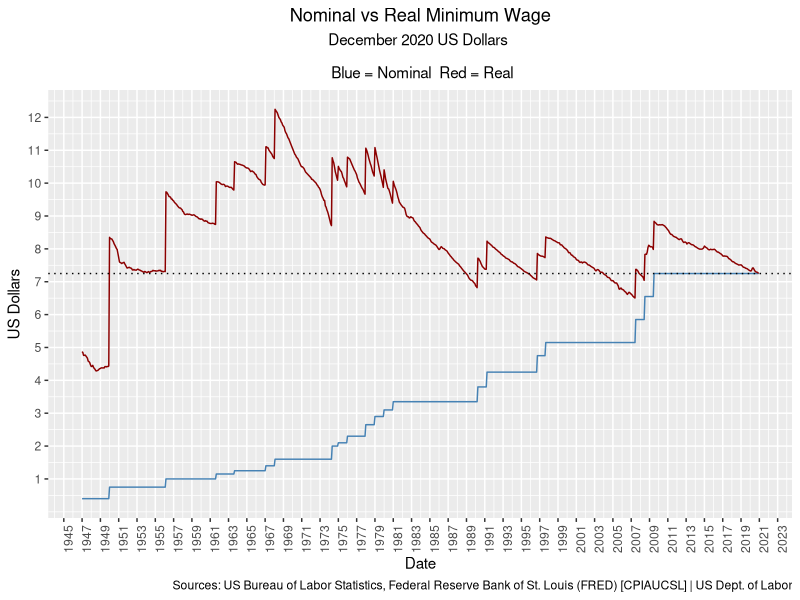
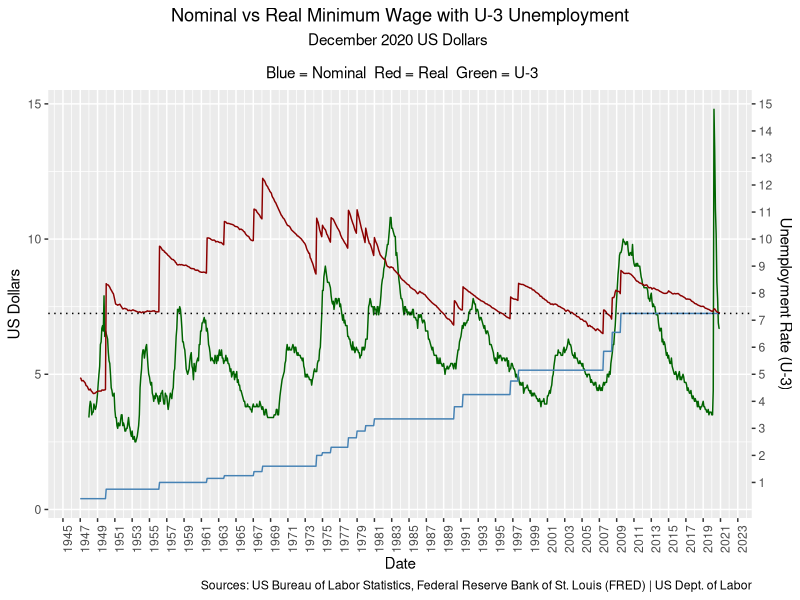

These figures' R source, in order:
## ---- chunk 1
knitr::opts_chunk$set(echo = TRUE)
## ---- chunk 2
# Load libraries
library(readxl)
library(tidyverse)
library(lubridate)
## ---- chunk 3
# Load data
Minimum_Wage_Master <- read_excel("Minimum Wage Master.xlsx")
## ---- chunk 4
# Clean up
Minimum_Wage_Master$Date <- ymd(Minimum_Wage_Master$Date)
Minimum_Wage_Master$President_Party <- as.factor(Minimum_Wage_Master$President_Party)
## ---- chunk 5
# Nominal and Real adjusted for December 2020 dollars
ggplot(data = Minimum_Wage_Master) +
  geom_line(aes(x = Date, y = Min_Wage_Nominal), color = "steelblue") +
  geom_line(aes(x = Date, y = Min_Wage_Dec_2020_Dollars_CPI), color = "darkred") +
  ggtitle("Nominal vs Real Minimum Wage", subtitle = "December 2020 US Dollars \n\n Blue = Nominal  Red = Real") +
  theme(plot.title = element_text(hjust = 0.5)) + 
  theme(plot.subtitle = element_text(hjust = 0.5)) + 
  labs(caption = "Sources: US Bureau of Labor Statistics, Federal Reserve Bank of St. Louis (FRED) [CPIAUCSL] | US Dept. of Labor") +
  xlab("Date") +
  ylab("US Dollars") +
  geom_hline(yintercept = 7.25, linetype = 'dotted') +
  scale_x_date(date_breaks = "2 year", date_labels = "%Y") +
  theme(axis.text.x=element_text(angle=90, hjust=1)) +
  scale_y_continuous(breaks = 1:15)

## ---- chunk 6
# Nominal and Real adjusted for December 2020 dollars
ggplot(data = Minimum_Wage_Master) +
  geom_line(aes(x = Date, y = U3_Rate), color = "darkgreen") +
  geom_line(aes(x = Date, y = Min_Wage_Nominal), color = "steelblue") +
  geom_line(aes(x = Date, y = Min_Wage_Dec_2020_Dollars_CPI), color = "darkred") +
  ggtitle("Nominal vs Real Minimum Wage with U-3 Unemployment", subtitle = "December 2020 US Dollars \n\n Blue = Nominal  Red = Real  Green = U-3") +
  theme(plot.title = element_text(hjust = 0.5)) + 
  theme(plot.subtitle = element_text(hjust = 0.5)) + 
  labs(caption = "Sources: US Bureau of Labor Statistics, Federal Reserve Bank of St. Louis (FRED) | US Dept. of Labor") +
  xlab("Date") +
  ylab("US Dollars") +
  geom_hline(yintercept = 7.25, linetype = 'dotted') +
  scale_x_date(date_breaks = "2 year", date_labels = "%Y") +
  theme(axis.text.x=element_text(angle=90, hjust=1)) +
  scale_y_continuous(sec.axis = sec_axis(~.*1, breaks = 1:15, name = "Unemployment Rate (U-3)"))
## ---- chunk 7
# lm of unemployment and min wage
fit1 <- lm(U3_Rate ~ Min_Wage_Nominal + Min_Wage_Dec_2020_Dollars_CPI, data = Minimum_Wage_Master)
summary(fit1)
## ---- chunk 8
# Correlation of unemployment and nominal min wage
cor.test(Minimum_Wage_Master$U3_Rate, Minimum_Wage_Master$Min_Wage_Nominal, method = "pearson")
## ---- chunk 9
# Correlation of unemployment and real min wage
cor.test(Minimum_Wage_Master$U3_Rate, Minimum_Wage_Master$Min_Wage_Dec_2020_Dollars_CPI, method = "pearson")
## ---- chunk 10
# Nominal Min Wage by President
Minimum_Wage_Master %>%
  group_by(President_Party) %>%
  summarise(mean = mean(Min_Wage_Nominal), median = median(Min_Wage_Nominal))
## ---- chunk 11
# Real Min Wage by President
Minimum_Wage_Master %>%
  group_by(President_Party) %>%
  summarise(mean = mean(Min_Wage_Dec_2020_Dollars_CPI), median = median(Min_Wage_Dec_2020_Dollars_CPI))
## ---- chunk 12
# Both houses under same party control
Minimum_Wage_Master %>%
  group_by(House_Party == Senate_Party) %>%
  summarise(mean = mean(Min_Wage_Dec_2020_Dollars_CPI), median = median(Min_Wage_Dec_2020_Dollars_CPI))
## ---- chunk 13
# Both houses under same party control
Minimum_Wage_Master %>%
  group_by(House_Party = Senate_Party == President_Party) %>%
  summarise(mean = mean(Min_Wage_Dec_2020_Dollars_CPI), median = median(Min_Wage_Dec_2020_Dollars_CPI))
